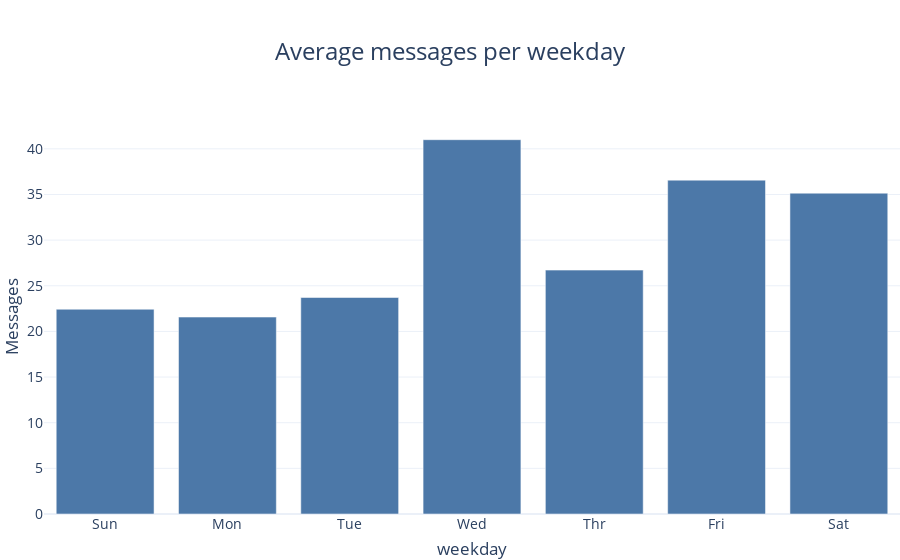

Write notebook code for a chart like this one.
### Code cell
plot_data = pd.DataFrame()
plot_data["messages"] = df.groupby(['weekday']).count()['message'] / len(df.groupby(['weekday']).count().index)
plot_data.reset_index(inplace=True)
plot_data["weekday"] = map_datetime(plot_data["weekday"], "week")

bar3 = P.barplot(data=plot_data, x="weekday",y="messages", title_text="Average messages per weekday", xaxis_title="weekday", yaxis_title="Messages",xtickvals=plot_data["weekday"])
bar3.show()

### Figure 1 — Plotly figure (JSON) as saved in the notebook; plotly's stock layout.template omitted (floating-point values rounded to 4 significant figures)
{"data": [{"alignmentgroup": "True", "hovertemplate": "weekday=%{x}<br>messages=%{y}<extra></extra>", "legendgroup": "", "marker": {"color": "#4C78A8"}, "name": "", "offsetgroup": "", "orientation": "v", "showlegend": false, "textposition": "auto", "type": "bar", "x": ["Sun", "Mon", "Tue", "Wed", "Thr", "Fri", "Sat"], "xaxis": "x", "y": [22.43, 21.57, 23.71, 41, 26.71, 36.57, 35.14], "yaxis": "y"}], "layout": {"autosize": true, "font": {"size": 14}, "legend": {"orientation": "h", "tracegroupgap": 0, "y": -0.3}, "margin": {"b": 0, "l": 0, "r": 0, "t": 120}, "title": {"font": {"size": 24}, "text": "Average messages per weekday", "x": 0.5}, "xaxis": {"anchor": "y", "domain": [0, 1], "tickvals": ["Sun", "Mon", "Tue", "Wed", "Thr", "Fri", "Sat"], "title": {"text": "weekday"}}, "yaxis": {"anchor": "x", "domain": [0, 1], "title": {"text": "Messages"}}}}
